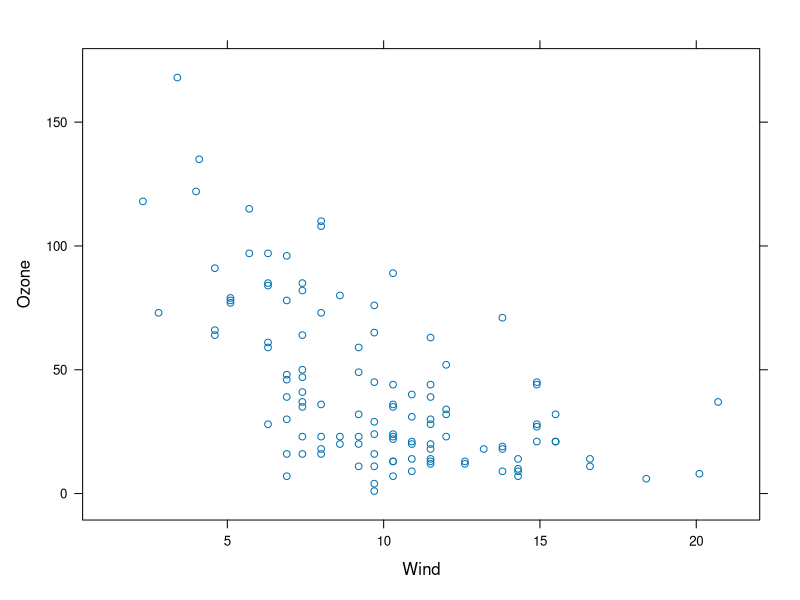
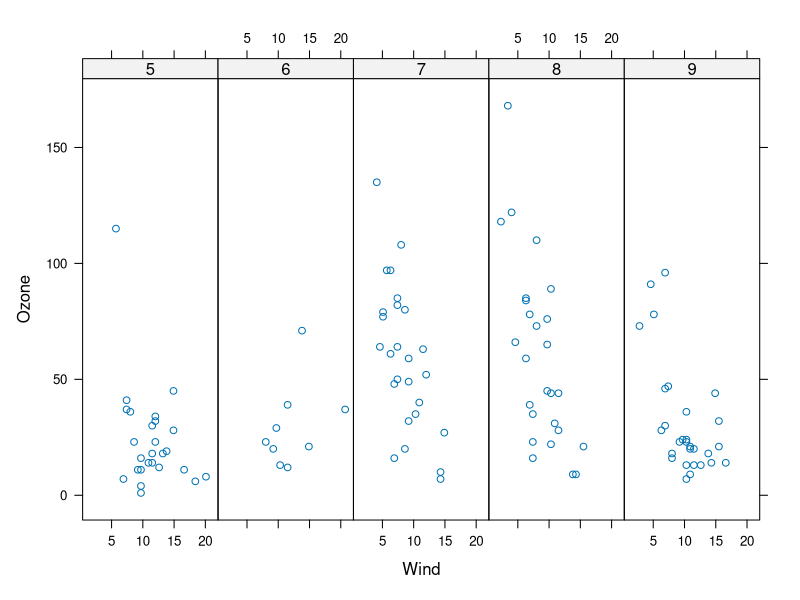
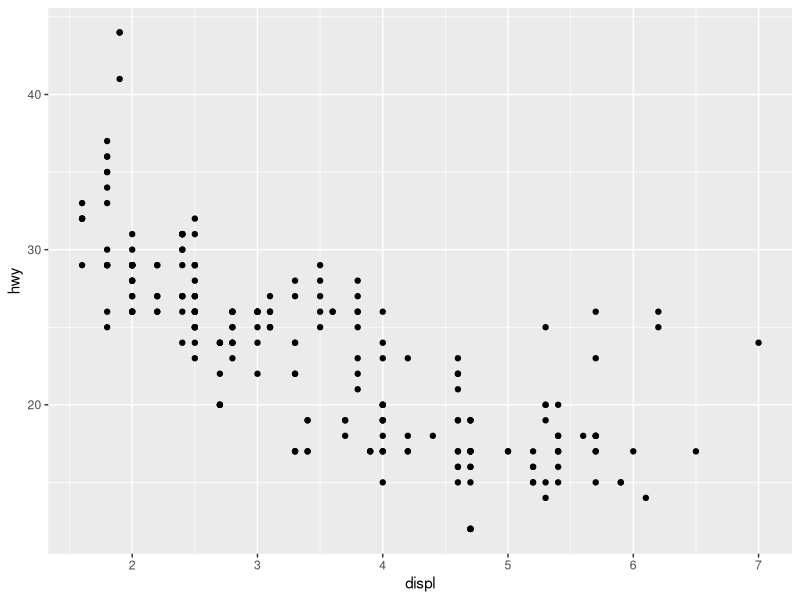
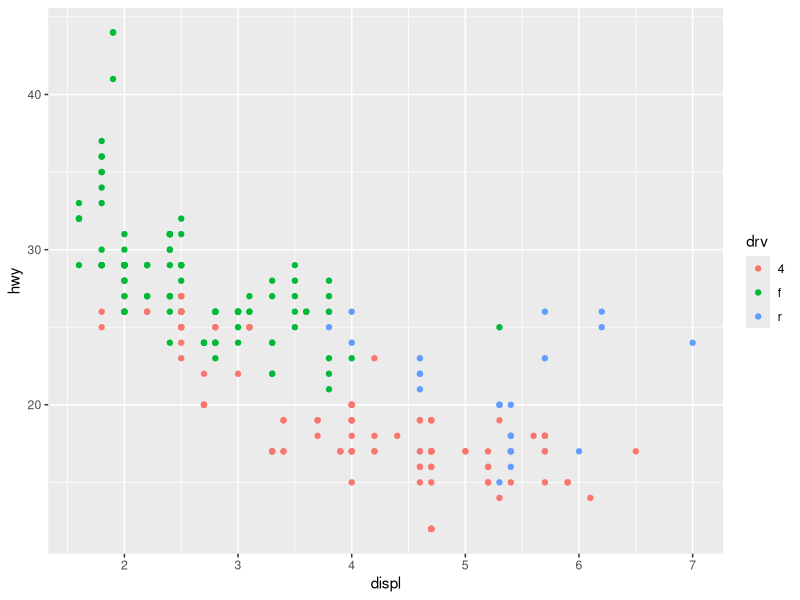
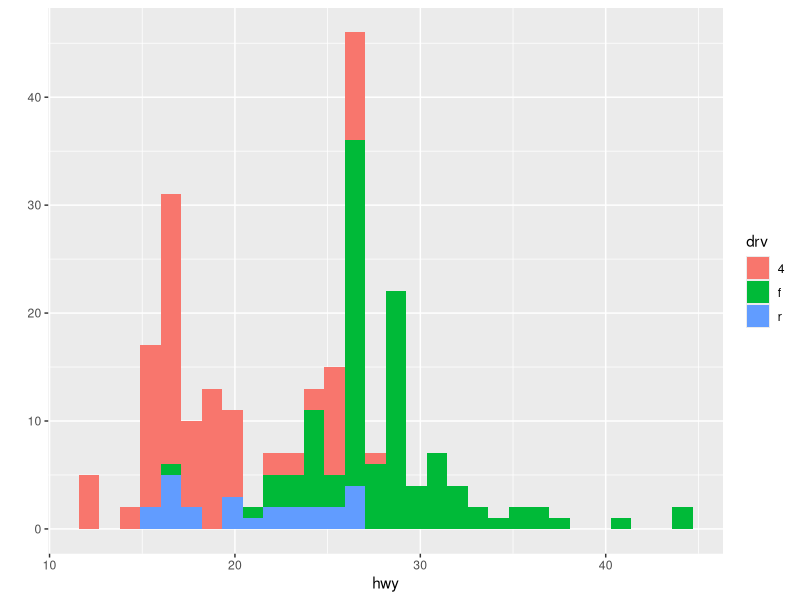
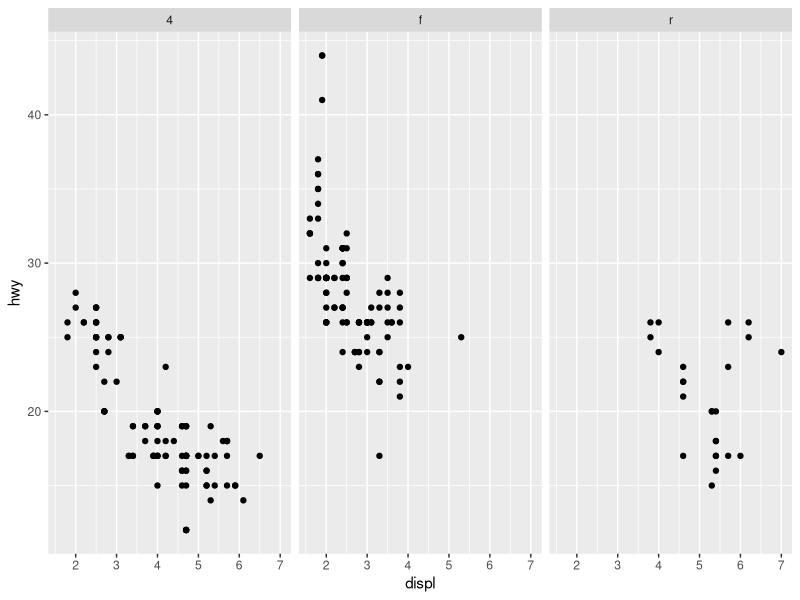
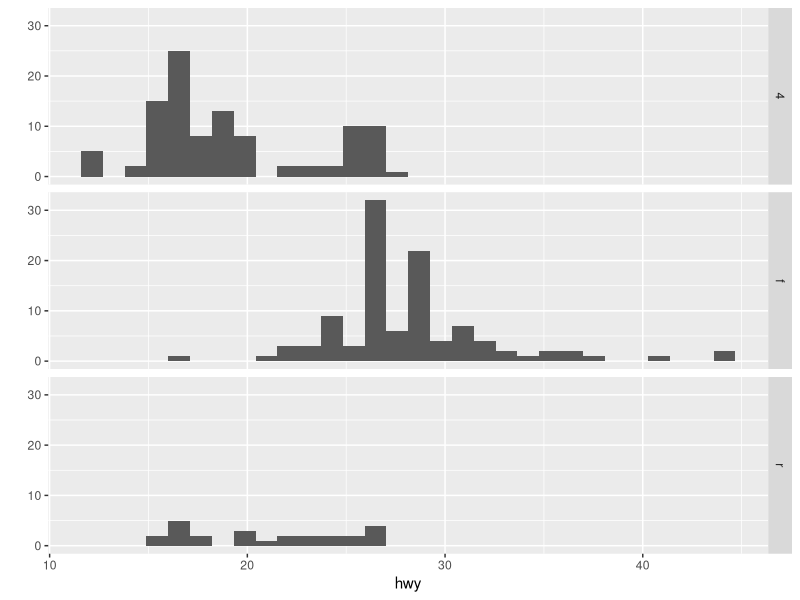
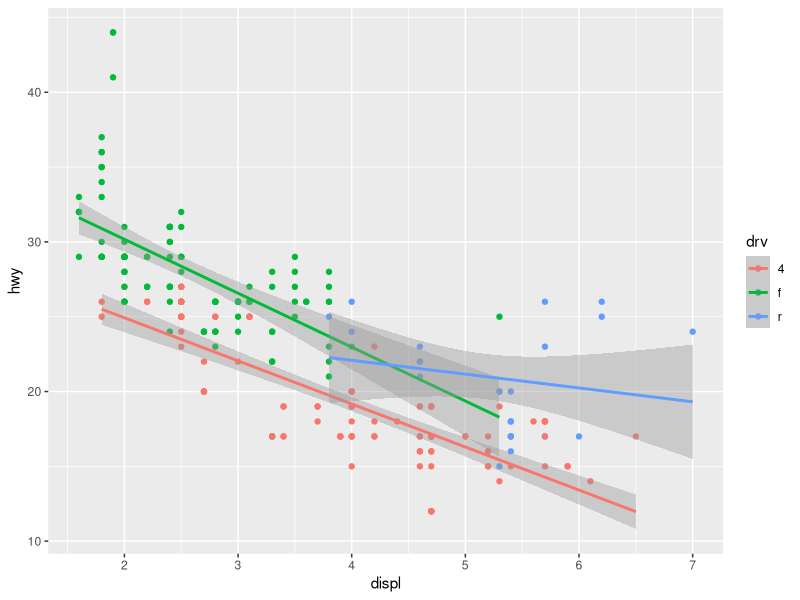

Generate these figures, in order, with R:
# ***********************Lattice plots***********************
library(lattice)
# Makes plot in single calls
# Main functions are
# + xyplot -- main fn for scatterplots
# + bwplot -- basically boxplots
# + histogram
# + stripplot -- boxplot with actual points
# + dotplot -- plot dots on violin strings
# + splom -- scatterplot matrix
# + levelplot, contourplot -- plotting image data

# xyplot(y ~x | f * g, data)
# This is a formula notation. x,y are axes, and f,g are factors
xyplot(Ozone ~ Wind, data = airquality)
# multiple graphs
airquality <- transform(airquality, Month = factor(Month))
xyplot(Ozone~Wind | Month, data = airquality, layout = c(5,1))
# lattice plots return objects of a class trellis or smth which can be stored in a variable
# youcan make a custom panel function

# ***********************ggplot2***********************
library(ggplot2)
# Basic components of ggplot2 plot
# + A data frame
# + Aesthetic mappings
# + geoms -- objects like points, lines, shapes
# + facets -- for conditional plots
# + stats -- stat. trans. like binning, quantiles, smoothing
# + scales -- what scale an aesthetic map uses
# + coordinate systems
# qplot() is the basic function of ggplot2
# color to give different colors. shape to give different shapes
qplot(displ,hwy, data = mpg)
qplot(displ,hwy, data = mpg, color = drv)
# you can make a histogram ussing a single data
qplot(hwy,data = mpg, fill = drv)
# facets argument helps you to make side by side plots
# variable to the right means one col, left means two col
# replace . to enter label
qplot(displ,hwy, data = mpg, facets = .~drv)
qplot(hwy,data = mpg, facets = drv~.)
# geom_smooth() to make linear lines
qplot(displ,hwy, data = mpg, color = drv) + geom_smooth(method = "lm")
# Saving plots in higher qualities
plot <- qplot(log(hwy),data = mpg, geom = "density", color = drv)
ggsave(plot, file = "myplot.png", dpi = 1000)

# Using ggplot to systematically make a plot
g <- ggplot(mpg, aes(displ,hwy))
# adding points
g <- g + geom_point(aes(color = drv),alpha = 1/2)
# Adding more layers: smooth
g + geom_smooth()
g <- g + geom_smooth(method = "lm")
# adding facets
g + facet_grid(.~drv)
# annotations using xlab(), ylab(), labs(), ggtitle()
# theme() to make changes globally
# two std themes theme_gray() theme_bw()
# modyfying aesthetics
# color, size and alpha(transparency) in points
# linetype, method, se in smooth
# base_family in different themes
# axis limits
# ylim,xlim, coord_cartesian to set limits
# cut() for ranges
# *************************************************************